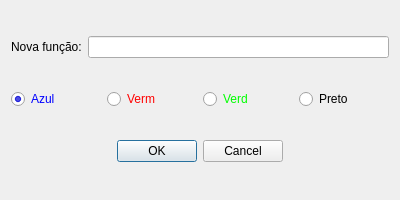
<?xml version="1.0" encoding="UTF-8"?>
<ui version="4.0">
 <class>LehFuncao</class>
 <widget class="QDialog" name="LehFuncao">
  <property name="geometry">
   <rect>
    <x>0</x>
    <y>0</y>
    <width>400</width>
    <height>200</height>
   </rect>
  </property>
  <property name="windowTitle">
   <string>Nova função</string>
  </property>
  <layout class="QVBoxLayout" name="verticalLayout">
   <item>
    <layout class="QHBoxLayout" name="horizontalLayout">
     <item>
      <widget class="QLabel" name="label">
       <property name="text">
        <string>Nova função:</string>
       </property>
      </widget>
     </item>
     <item>
      <widget class="QLineEdit" name="lineEdit"/>
     </item>
    </layout>
   </item>
   <item>
    <layout class="QGridLayout" name="gridLayout">
     <item row="0" column="0">
      <widget class="QRadioButton" name="radioAzul">
       <property name="styleSheet">
        <string notr="true">color: rgb(0, 0, 255);</string>
       </property>
       <property name="text">
        <string>Azul</string>
       </property>
       <property name="checked">
        <bool>true</bool>
       </property>
      </widget>
     </item>
     <item row="0" column="1">
      <widget class="QRadioButton" name="radioVermelho">
       <property name="styleSheet">
        <string notr="true">color: rgb(255, 0, 0);</string>
       </property>
       <property name="text">
        <string>Verm</string>
       </property>
       <property name="checked">
        <bool>false</bool>
       </property>
      </widget>
     </item>
     <item row="0" column="2">
      <widget class="QRadioButton" name="radioVerde">
       <property name="styleSheet">
        <string notr="true">color: rgb(0, 255, 0);</string>
       </property>
       <property name="text">
        <string>Verd</string>
       </property>
       <property name="checked">
        <bool>false</bool>
       </property>
      </widget>
     </item>
     <item row="0" column="3">
      <widget class="QRadioButton" name="radioPreto">
       <property name="styleSheet">
        <string notr="true">color: rgb(0, 0, 0);</string>
       </property>
       <property name="text">
        <string>Preto</string>
       </property>
      </widget>
     </item>
    </layout>
   </item>
   <item>
    <widget class="QDialogButtonBox" name="buttonBox">
     <property name="orientation">
      <enum>Qt::Orientation::Horizontal</enum>
     </property>
     <property name="standardButtons">
      <set>QDialogButtonBox::StandardButton::Cancel|QDialogButtonBox::StandardButton::Ok</set>
     </property>
     <property name="centerButtons">
      <bool>true</bool>
     </property>
    </widget>
   </item>
  </layout>
 </widget>
 <resources/>
 <connections>
  <connection>
   <sender>buttonBox</sender>
   <signal>accepted()</signal>
   <receiver>LehFuncao</receiver>
   <slot>accept()</slot>
   <hints>
    <hint type="sourcelabel">
     <x>248</x>
     <y>254</y>
    </hint>
    <hint type="destinationlabel">
     <x>157</x>
     <y>274</y>
    </hint>
   </hints>
  </connection>
  <connection>
   <sender>buttonBox</sender>
   <signal>rejected()</signal>
   <receiver>LehFuncao</receiver>
   <slot>reject()</slot>
   <hints>
    <hint type="sourcelabel">
     <x>316</x>
     <y>260</y>
    </hint>
    <hint type="destinationlabel">
     <x>286</x>
     <y>274</y>
    </hint>
   </hints>
  </connection>
 </connections>
</ui>
